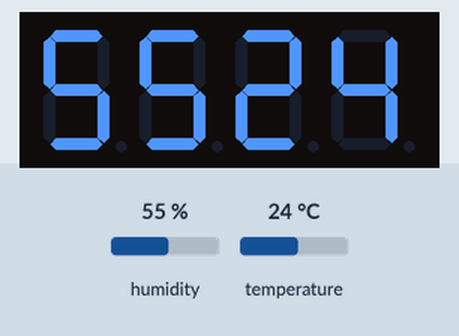
Simulated run of this sketch. Board: Arduino Uno, built with avr-gcc and run on an emulated ATmega328P. On the bench: 4-digit seven-segment display. The inputs (shaded band) are chosen by the test bench; at power-on: humidity 55 %, temperature 24 °C.

Above: at 1.2 s.
1.3 s: humidity set to 22 %
At 1.9 s:
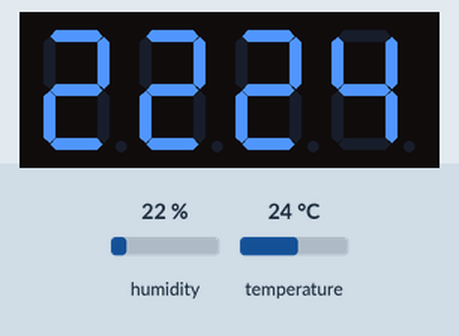
2.8 s: temperature set to 12 °C
At 4.0 s:
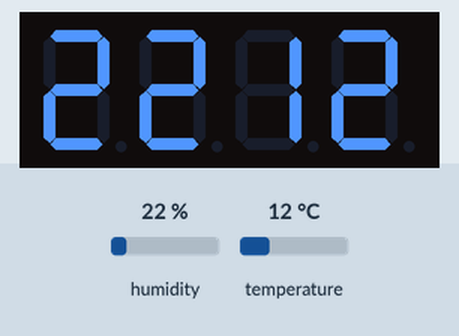
4.3 s: humidity set to 40 %
At 5.3 s:
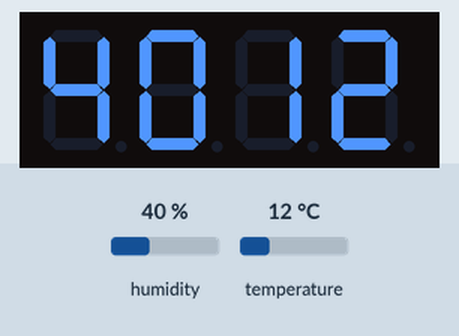
5.8 s: temperature set to 19 °C
At 6.4 s:
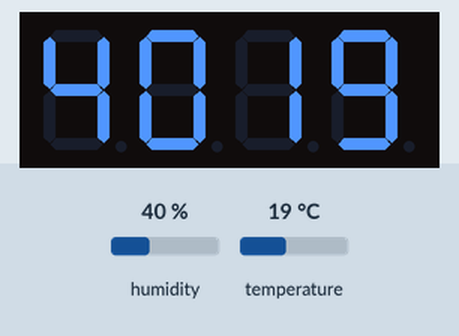
Timing chart, 0 to 8.3 s (numbered marks = the images above; inputs shaded):
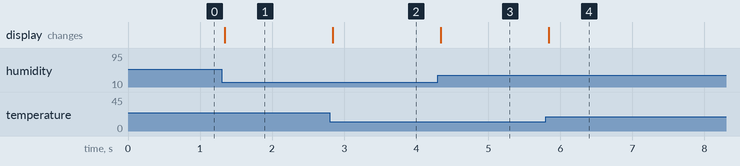

The sketch:

TemperatureAndHumiditySensorTest.ino
```cpp
/**
 * reads from the humidity/temperature sensor connected to port 6
 * and writes to the 7 segment display connected to port 3
 * It uses the left 2 digits to display the humidity in %
 * It uses the right 2 digits to display the temperature in Celcius
 */
#include "MeShield.h"

MeHumiture humiture(PORT_6);
Me7SegmentDisplay disp(PORT_3);

void setup() {
}

void loop() {
  humiture.update();
  disp.display(humiture.getHumidity() * 100 + humiture.getTemperature());
  delay(35);
}
```

Measured:
- after the input at 1.3 s, the display: changes at once (image 1)
- after the input at 2.8 s, the display: changes at once (image 2)
- after the input at 4.3 s, the display: changes at once (image 3)
- after the input at 5.8 s, the display: changes at once (image 4)
